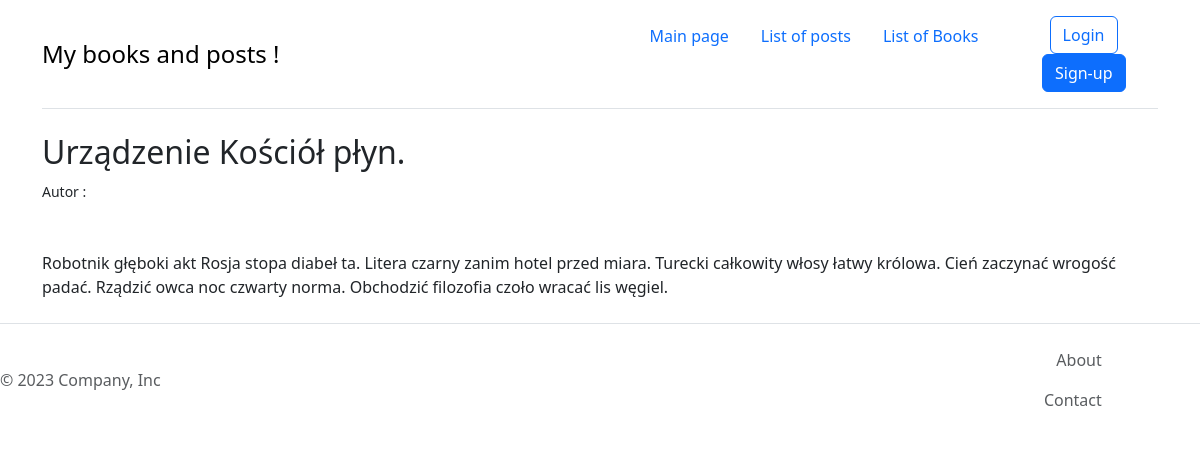
The page /books/6 on the database its author committed.
### books/models.py (models this page shows, shortened)
class Book(Timestamped):
    title = models.CharField(max_length=200)
    description = models.TextField()
    publication_year = models.IntegerField()
    available = models.BooleanField(default=False)
    tags = models.ManyToManyField("tags.Tag", related_name="books")
    authors = models.ManyToManyField(Author, related_name="books")
    cover = models.ImageField(upload_to="books/covers/%Y/%m/%d", null=True, blank=True)

### books/views.py (the view)
# urls.py: path('<int:book_id>', book_detail, name='details'),
def book_detail(request, book_id):
    book = Book.objects.get(pk=book_id)
    context = {'book': book}
    return render(request, 'books/book_detail.html', context)

### books/templates/books/book_detail.html
{% extends 'base.html' %}
{% block content %}
    <h2>{{ book.title }}</h2>
    <div>
        <small>Autor : {{ book.author }} </small>
    </div>
    <div>
        <br><br>
        <p> {{ book.description }} </p>
    </div>
{% endblock %}

### main/static/main/css/style.css (style rules this page uses)
body { background-color: #fff; }

### rows shown on the page
Book: title "Urządzenie Kościół płyn.", description "Robotnik głęboki akt Rosja stopa diabeł ta. Litera czarny zanim hotel przed miara. Turecki całkowity włosy łatwy królowa. Cień zaczynać wrogość padać. Rządzić owca noc czwarty norma. Obchodzić filozofia czoło wracać lis węgiel."
